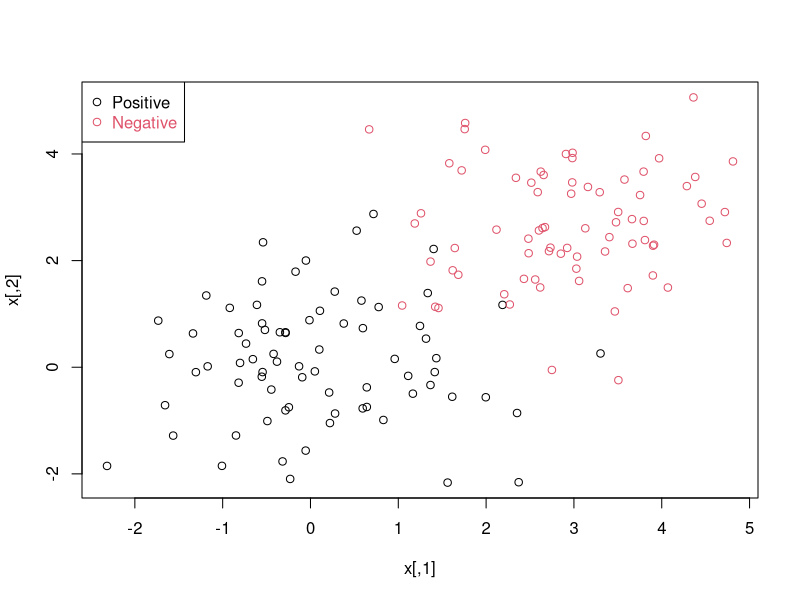
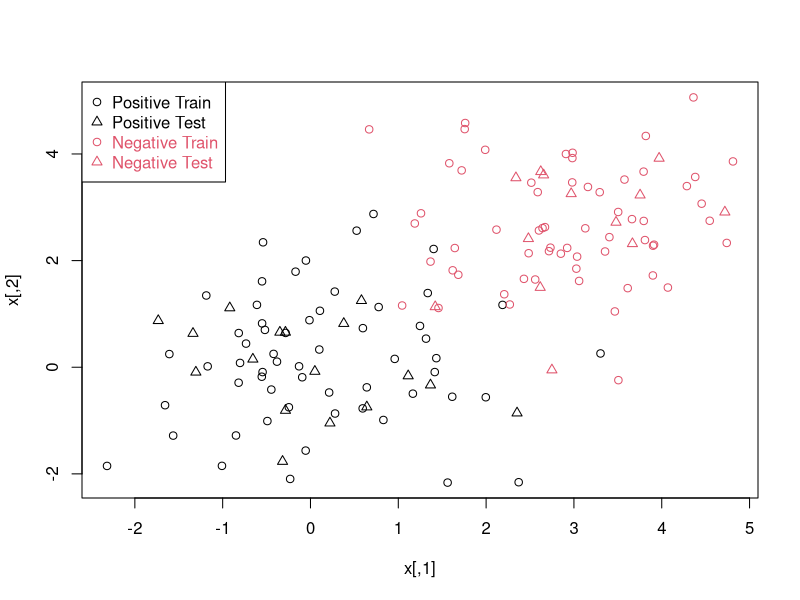

These charts were generated, in order, by the following R code:
n <- 150 # number of data points
p <- 2 # dimension
sigma <- 1 # variance of the distribution
meanpos <- 0 # centre of the distribution of positive examples
meanneg <- 3 # centre of the distribution of negative examples
npos <- round(n/2) # number of positive examples
nneg <- n-npos # number of negative examples

# Generate the positive and negative examples
xpos <- matrix(rnorm(npos*p,mean=meanpos,sd=sigma),npos,p)
xneg <- matrix(rnorm(nneg*p,mean=meanneg,sd=sigma),npos,p)
x <- rbind(xpos,xneg)

# Generate the labels
y <- matrix(c(rep(1,npos),rep(-1,nneg)))

# Visualize the data
plot(x,col=ifelse(y>0,1,2))
legend("topleft",c('Positive','Negative'),col=seq(2),pch=1,text.col=seq(2))

ntrain <- round(n*0.8) # number of training examples
tindex <- sample(n,ntrain) # indices of training samples
xtrain <- x[tindex,]
xtest <- x[-tindex,]
ytrain <- y[tindex]
ytest <- y[-tindex]
istrain=rep(0,n)
istrain[tindex]=1

# Visualize
plot(x,col=ifelse(y>0,1,2),pch=ifelse(istrain==1,1,2))
legend("topleft",c('Positive Train','Positive Test','Negative Train','Negative Test'),col=c(1,1,2,2), pch=c(1,2,1,2), text.col=c(1,1,2,2))
       